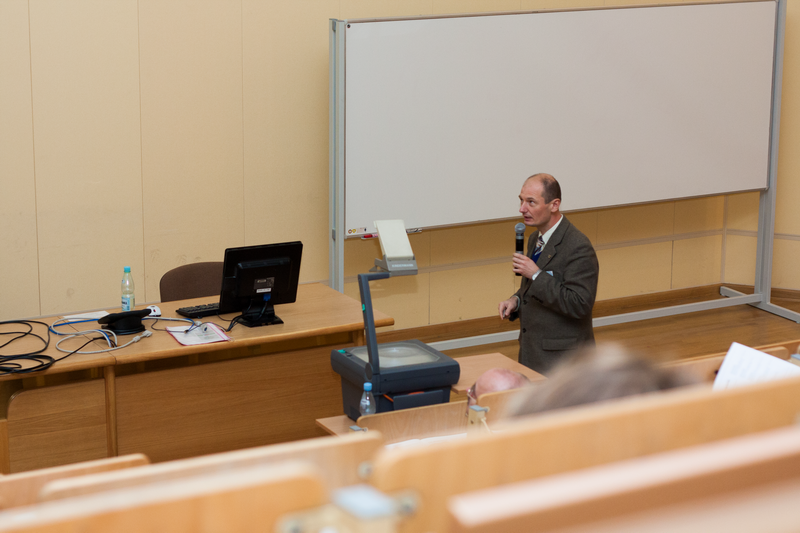
#> input picture src/images/img0.png, 800 x 533 px, found by its file name; its folder holds only this picture in this run
$ python threads05.py
#> lines starting #> are read from the running program, lines starting #| are printed output that depends on the picture
import threading
import multiprocessing
import concurrent.futures
import numpy as np
import matplotlib.pyplot as plt
import time

def bnw_image(file_name):
#> called with file_name = 'src/images/img0.png'
    image = plt.imread(file_name)
#> image is the input picture: shape (533, 800, 3) float32; mean R, G, B 0.687, 0.588, 0.483

    height, width, _ = image.shape
#> height = 533; width = 800
    for i in range(height):
        for j in range(width):
            image[i, j, :] = np.sum(image[i, j, :]) / 3
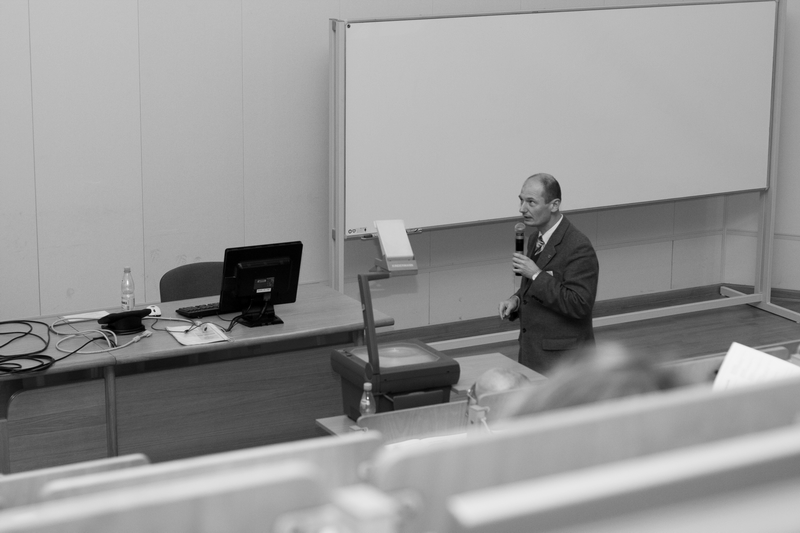
#> image: shape (533, 800, 3) float32; min 0, max 0.983, mean 0.586

    plt.imsave(file_name + '_bnw.png', image)

# bnw_image('src/images/img0.png')

if __name__ == '__main__':
    start = time.time()
    for i in range(10):
#> (the run stopped early here; a loop or call above may not have finished)
